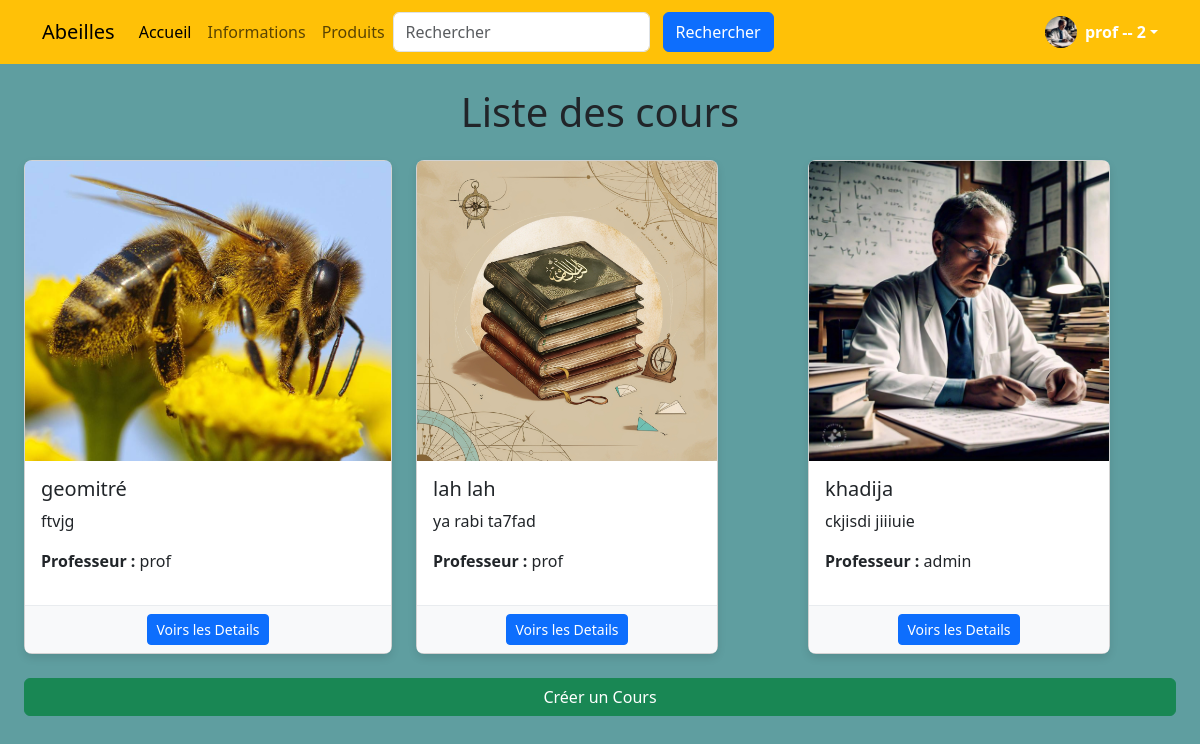
The page /courses/ (signed in) on the database as committed earlier.
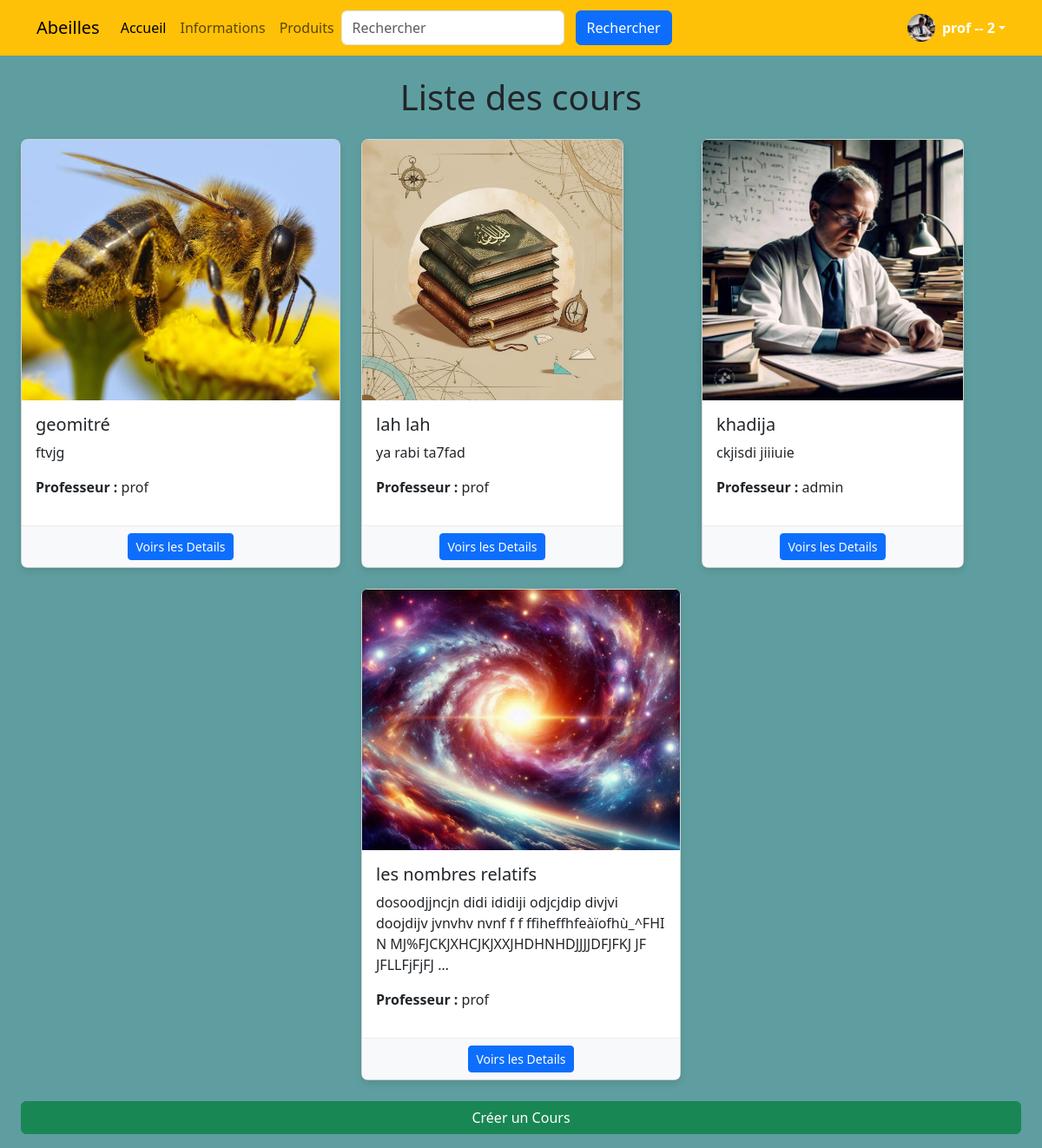
The same page on the database as committed later.
### courses/models.py (models this page shows, shortened)
class Course(models.Model):
    title = models.CharField(max_length=200)
    description = models.TextField()
    date = models.DateField()
    teacher = models.ForeignKey(settings.AUTH_USER_MODEL, on_delete=models.CASCADE, related_name='courses')
    duration = models.IntegerField()
    price = models.DecimalField(max_digits=10, decimal_places=2)
    image = models.ImageField(upload_to='courses/images/')
    video = models.FileField(upload_to='courses/videos/')
    active = models.BooleanField(default=True)

### accounts/models.py (models this page shows)
class CustomUser(AbstractUser):
    is_teacher = models.BooleanField(default=False)
    is_student = models.BooleanField(default=True)
    groups = models.ManyToManyField(
        'auth.Group',
        related_name='customuser_groups',
        help_text='The groups this user belongs to.',
        verbose_name='groups',
    )
    user_permissions = models.ManyToManyField(
        'auth.Permission',
        related_name='customuser_permissions',
        blank=True,
        help_text='Specific permissions for this user.',
        verbose_name='user permissions',
    )

### courses/views.py (the view)
# urls.py: path('', views.course_list, name='course_list'),
@login_required
def course_list(request):
    courses = Course.objects.all()
    return render(request, 'courses/course_list.html', {'courses': courses})

### templates/courses/course_list.html (shortened to what this page needs)
{% extends 'base.html' %}
{% block content %}
<div class="container-fluid">
    <h1 class="my-4 text-center">Liste des cours</h1>
    <div class="row g-4 justify-content-center">
        {% for course in courses %}
        <div class="col-md-4 d-flex align-items-stretch">
            <div class="card h-100 d-flex flex-column">
                <img src="{{ course.image.url }}" class="card-img-top" alt="{{ course.title }}" style="height: 300px; object-fit: cover;">
                <div class="card-body flex-grow-1">
                    <h5 class="card-title">{{ course.title }}</h5>
                    <p class="card-text">{{ course.description|truncatewords:15 }}</p>
                    <p><strong>Professeur :</strong> {{ course.teacher }}</p>
                </div>
                <div class="card-footer text-center">
                    <a href="{% url 'course_detail' course.id %}" class="btn btn-primary btn-sm">Voirs les Details</a>
                </div>
            </div>
        </div>
        {% empty %}
        <p class="text-center">Aucun cours disponible.</p>
        {% endfor %}
    </div>
    <br>
    <a href="{% url 'add_course' %}" class="btn btn-success mb-3 d-block mx-auto">Créer un Cours</a>
</div>
{% endblock %}

Rows that differ between the two databases and show on the page:
added Course: image (picture), title "les nombres relatifs", description "dosoodjjncjn didi ididiji odjcjdip divjvi doojdijv jvnvhv nvnf f f ffiheffhfeàïofhù_^FHI N MJ%FJCKJXHCJKJXXJHDHNHDJJJJDFJFKJ JF JFLLFjFjFJ …", teacher "prof"
